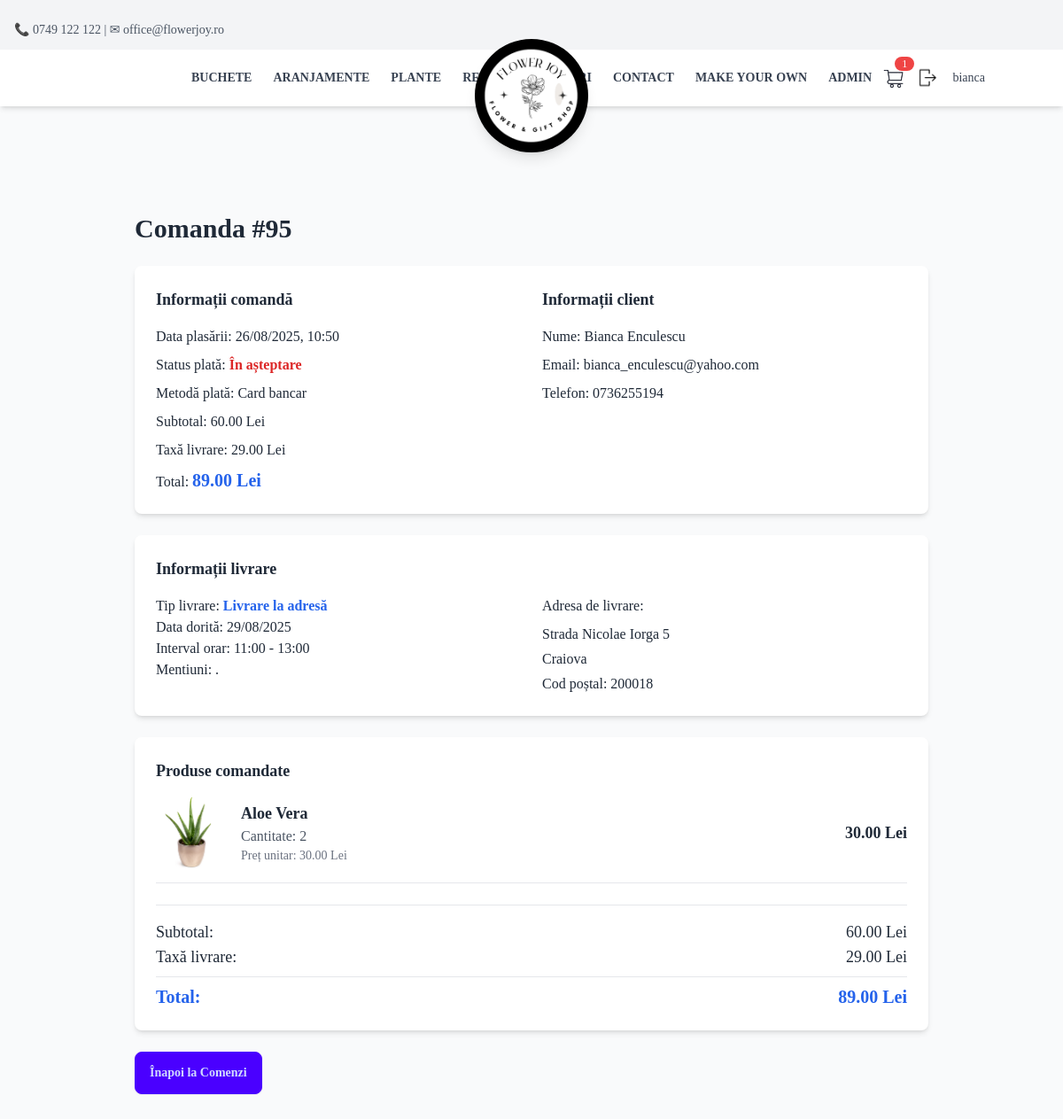
Screenshot of /order/95/ (signed in) with the database file from the repository.
### App/models.py (models this page shows, shortened)
class Order(models.Model):
    user = models.ForeignKey(User, on_delete=models.CASCADE, null=True, blank=True)
    session_id = models.CharField(max_length=255, null=True, blank=True)
    full_name = models.CharField(max_length=255)
    email = models.EmailField()
    address = models.TextField(blank=True, null=True)  # Made optional for pickup
    phone_number = models.CharField(max_length=15)
    city = models.CharField(max_length=100, blank=True, null=True)  # Made optional for pickup
    zip_code = models.CharField(max_length=10, blank=True, null=True)  # Made optional for pickup
    total_price = models.DecimalField(max_digits=10, decimal_places=2)
    payment_method = models.CharField(max_length=20, choices=[("card", "Card"), ("cash", "Cash on Delivery")], default="card")
    payment_status = models.BooleanField(default=False)  # False = Not paid, True = Paid
    created_at = models.DateTimeField(auto_now_add=True)
    delivery_fee = models.DecimalField(max_digits=10, decimal_places=2, default=29.00)  # Default delivery fee
    delivery_type = models.CharField(max_length=20, choices=[("delivery", "Livrare la adresă"), ("pickup", "Ridicare personală")], default="delivery")
    desired_delivery_date = models.DateField(null=True, blank=True)
    delivery_time_slot = models.CharField(max_length=20, choices=[
        ("09:00-11:00", "09:00 - 11:00"),
        ("11:00-13:00", "11:00 - 13:00"),
        ("13:00-15:00", "13:00 - 15:00"),
        ("15:00-17:00", "15:00 - 17:00"),
        ("17:00-19:00", "17:00 - 19:00"),
        ("19:00-21:00", "19:00 - 21:00"),
    ], null=True, blank=True)
    delivery_notes = models.TextField(blank=True, null=True)
    def get_delivery_fee(self):
        from decimal import Decimal
        if self.delivery_type == "pickup":
            return Decimal('0.00')
        return Decimal('29.00')  # Default delivery fee for address delivery
    def final_total(self):
        return self.total_price + self.get_delivery_fee()  # Calculate final amount

class OrderItem(models.Model):
    order = models.ForeignKey(Order, related_name='items',on_delete=models.CASCADE)
    product = models.ForeignKey(Product, on_delete=models.CASCADE)
    quantity = models.PositiveIntegerField()
    price = models.DecimalField(max_digits=10, decimal_places=2)

class Product(models.Model):
    name = models.CharField(max_length=100, null=False, blank=False)
    description = RichTextField()
    category = models.CharField(
        max_length=100,
        choices=[
            ("buchete", "buchete"),
            ("plante", "plante"),
            ("aranjamente", "aranjamente"),
            ("Accessories", "Accessories"),
            ("Gifts", "Gifts"),
            ("CustomBouquet", "CustomBouquet"),
        ],
        default="General"
    )
    price = models.DecimalField(max_digits=10, decimal_places=0, null=False, blank=False)
    image = models.ImageField(upload_to="Pictures/", null=False, blank=False)
    created_at = models.DateTimeField(auto_now_add=True, null=False, blank=False)
    stock = models.PositiveIntegerField(default=0)
    is_custom = models.BooleanField(default=False)
    in_store = models.BooleanField(default=False)
    auction_manual = models.BooleanField(default=False)
    auction_start_time = models.DateTimeField(null=True, blank=True)
    auction_floor_price = models.DecimalField(max_digits=10, decimal_places=2, default=10)
    auction_interval_minutes = models.PositiveIntegerField(default=60)
    auction_drop_amount = models.DecimalField(max_digits=6, decimal_places=2, default=5)
    before_auction_price = models.DecimalField(max_digits=10, decimal_places=2, null=False, blank=False, default=0.00)  # Store the price before auction
    bid_submited = models.BooleanField(default=False)  # Track if a bid has been submitted
    number_of_purcheses = models.PositiveIntegerField(default=0)  # Track the number of purchases

### App/views.py (the view)
# urls.py: path('order/<int:order_id>/', order_detail, name='order_detail'),
@login_required
def order_detail(request, order_id):
    order = get_object_or_404(Order, id=order_id, user=request.user)
    order_items = order.items.select_related('product')
    return render(request, 'order_detail.html', {
        'order': order,
        'order_items': order_items,
    })

### App/templates/partials/order_detail.html
{% extends 'base.html' %}
{% block content %}
<div class="container mx-auto py-36 mt-24 min-h-screen">
    <div class="max-w-4xl mx-auto">
        <h2 class="text-3xl font-bold mb-6">Comanda #{{ order.id }}</h2>
        <div class="bg-white rounded-lg shadow-md p-6 mb-6">
            <div class="grid grid-cols-1 md:grid-cols-2 gap-6">
                <div>
                    <h3 class="text-lg font-semibold mb-4">Informații comandă</h3>
                    <div class="space-y-2">
                        <p><span class="font-medium">Data plasării:</span> {{ order.created_at|date:"d/m/Y, H:i" }}</p>
                        <p><span class="font-medium">Status plată:</span>
                            {% if order.payment_status %}
                                <span class="text-green-600 font-semibold">Plătit</span>
                            {% else %}
                                <span class="text-red-600 font-semibold">În așteptare</span>
                            {% endif %}
                        </p>
                        <p><span class="font-medium">Metodă plată:</span>
                            {% if order.payment_method == 'card' %}
                                Card bancar
                            {% else %}
                                Plata la livrare
                            {% endif %}
                        </p>
                        <p><span class="font-medium">Subtotal:</span> {{ order.total_price }} Lei</p>
                        <p><span class="font-medium">Taxă livrare:</span> {{ order.delivery_fee }} Lei</p>
                        <p><span class="font-medium">Total:</span> <span class="text-xl font-bold text-blue-600">{{ order.final_total }} Lei</span></p>
                    </div>
                </div>
                <div>
                    <h3 class="text-lg font-semibold mb-4">Informații client</h3>
                    <div class="space-y-2">
                        <p><span class="font-medium">Nume:</span> {{ order.full_name }}</p>
                        <p><span class="font-medium">Email:</span> {{ order.email }}</p>
                        <p><span class="font-medium">Telefon:</span> {{ order.phone_number }}</p>
                    </div>
                </div>
            </div>
        </div>
        <div class="bg-white rounded-lg shadow-md p-6 mb-6">
            <h3 class="text-lg font-semibold mb-4">Informații livrare</h3>
            <div class="grid grid-cols-1 md:grid-cols-2 gap-6">
                <div>
                    <p><span class="font-medium">Tip livrare:</span>
                        {% if order.delivery_type == 'delivery' %}
                            <span class="text-blue-600 font-semibold">Livrare la adresă</span>
                        {% else %}
                            <span class="text-green-600 font-semibold">Ridicare personală</span>
                        {% endif %}
                    </p>
                    {% if order.desired_delivery_date %}
                        <p><span class="font-medium">Data dorită:</span> {{ order.desired_delivery_date|date:"d/m/Y" }}</p>
                    {% endif %}
                    {% if order.delivery_time_slot %}
                        <p><span class="font-medium">Interval orar:</span> {{ order.get_delivery_time_slot_display }}</p>
                    {% endif %}
                    {% if order.delivery_notes %}
                        <p><span class="font-medium">Mentiuni:</span> {{ order.delivery_notes }}</p>
                    {% endif %}
                </div>
                {% if order.delivery_type == 'delivery' %}
                <div>
                    <h4 class="font-medium mb-2">Adresa de livrare:</h4>
                    <div class="space-y-1">
                        {% if order.address %}
                            <p>{{ order.address }}</p>
                        {% endif %}
                        {% if order.city %}
                            <p>{{ order.city }}</p>
                        {% endif %}
                        {% if order.zip_code %}
                            <p>Cod poștal: {{ order.zip_code }}</p>
                        {% endif %}
                    </div>
                </div>
                {% endif %}
            </div>
        </div>
        <div class="bg-white rounded-lg shadow-md p-6 mb-6">
            <h3 class="text-lg font-semibold mb-4">Produse comandate</h3>
            <div class="space-y-4">
        {% for item in order_items %}
                <div class="flex items-center justify-between border-b border-gray-200 pb-4">
            <div class="flex items-center gap-4">
                        <img src="{{ item.product.image.url }}" class="w-20 h-20 rounded-lg object-cover" alt="{{ item.product.name }}">
                <div>
                            <h4 class="font-semibold text-lg">{{ item.product.name }}</h4>
                            <p class="text-gray-600">Cantitate: {{ item.quantity }}</p>
                            <p class="text-sm text-gray-500">Preț unitar: {{ item.price }} Lei</p>
                </div>
            </div>
                    <div class="text-right">
                        <p class="font-semibold text-lg">{{ item.price|floatformat:2 }} Lei</p>
                    </div>
        </div>
        {% endfor %}
    </div>
            <div class="mt-6 pt-4 border-t border-gray-200">
                <div class="flex justify-between items-center text-lg">
                    <span class="font-medium">Subtotal:</span>
                    <span>{{ order.total_price }} Lei</span>
                </div>
                <div class="flex justify-between items-center text-lg">
                    <span class="font-medium">Taxă livrare:</span>
                    <span>{{ order.delivery_fee }} Lei</span>
                </div>
                <div class="flex justify-between items-center text-xl font-bold text-blue-600 mt-2 pt-2 border-t border-gray-200">
                    <span>Total:</span>
                    <span>{{ order.final_total }} Lei</span>
                </div>
            </div>
        </div>
        <div class="flex gap-4">
        <a href="{% url 'profile' %}" class="btn btn-primary">Înapoi la Comenzi</a>
        </div>
    </div>
</div>
{% endblock %}

### App/templates/partials/navbar.html (shortened to what this page needs)
<div id="top-bar" class="bg-gray-100 text-gray-600 text-sm py-6 px-4 flex justify-between items-center fixed top-0 left-0 w-full z-30 transition-all duration-300 ease-in-out">
    <div>📞 0749 122 122 | ✉ office@flowerjoy.ro</div>
</div>
 <nav id="main-navbar" class="bg-white shadow-md fixed top-0 left-0 w-full z-40 transition-all duration-300 ease-in-out mt-14">
    <div class="container mx-auto flex justify-between items-center py-4 px-32 pr-0">
        <div class="hidden md:flex gap-6 uppercase text-sm font-semibold text-gray-700">
            <a href="{% url 'products_by_category' category='buchete' %}" class="hover:text-gray-900">Buchete</a>
            <a href="{% url 'products_by_category' category='aranjamente' %}" class="hover:text-gray-900">Aranjamente</a>
            <a href="{% url 'products_by_category' category='plante' %}" class="hover:text-gray-900">Plante</a>
            <a href="/auction/" class="hover:text-gray-900">Reduceri</a>
        </div>
        <div id="logo" class="absolute left-1/2 transform -translate-x-1/2 top-4 z-50 transition-all duration-300 ease-in-out -translate-y-7">
            <a href="/" class=" w-32 h-32 bg-black rounded-full flex items-center justify-center shadow-lg">
                <img src="/static/Logo.png" alt="Flower Shop Logo" class="w-28 h-28 rounded-full object-cover transition-all duration-300 ease-in-out" id="logo-img">
            </a>
        </div>
        <div class="flex items-center">
            <div class="hidden md:flex gap-6 uppercase text-sm font-semibold text-gray-700">
                <a href="{% url 'products_by_category' category='Gifts' %}" class="hover:text-gray-900">Cadouri</a>
                <a href="{% url 'contact' %}" class="hover:text-gray-900">Contact</a>
                <a href="{% url 'custom_bouquet_builder' %}" class="hover:text-gray-900">Make your own</a>
                {% if user.is_authenticated and user.is_staff %}
                    <a href="{% url 'admin_dashboard' %}" class="hover:text-gray-900">Admin</a>
                {% endif %}
            </div>
            <div class="flex items-center space-x-4 ml-2">
                <a href="/cart/" id="cart-btn" class="relative">
                    <img src="/static/cartIcon1.png" class="w-8 h-8">
                    {% include "partials/cart_count.html" with cart_count=cart_items.count %}
                </a>
            </div>
            <div class="flex items-center space-x-4 ml-2">
                {% if user.is_authenticated %}
                    <a href="{% url 'logout' %}"
                       class="text-xl hover:text-gray-700"
                       onclick="return confirm('Are you sure you want to log out?');">
                        <img src="/static/logout.png" class="h-7">
                    </a>
                    <span class="text-gray-700 text-sm"> <a href="{% url 'profile' %}">{{ user.username }}</a></span>
                {% else %}
                    <a href="/login_page/" class="text-xl hover:text-gray-700"> 👤 </a>
                {% endif %}
            </div>
        </div>
    </div>
</nav>

### rows the page displays
Order: id "95", created_at "26/08/2025, 10:50", total_price "60.00", delivery_fee "29.00", final_total "89.00", full_name "Bianca Enculescu", email "bianca_enculescu@yahoo.com", phone_number "0736255194", desired_delivery_date "29/08/2025", delivery_time_slot "11:00 - 13:00", delivery_notes ".", address "Strada Nicolae Iorga 5", city "Craiova", zip_code "200018"
OrderItem: product.image (picture), product.name "Aloe Vera", quantity "2", price "30.00"

### other values shown
{{ user.username }} "bianca"
